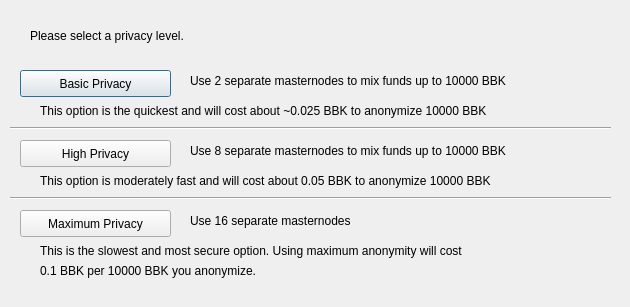
<?xml version="1.0" encoding="UTF-8"?>
<ui version="4.0">
 <class>ObfuscationConfig</class>
 <widget class="QDialog" name="ObfuscationConfig">
  <property name="geometry">
   <rect>
    <x>0</x>
    <y>0</y>
    <width>630</width>
    <height>307</height>
   </rect>
  </property>
  <property name="windowTitle">
   <string>Configure Obfuscation</string>
  </property>
  <widget class="QPushButton" name="buttonBasic">
   <property name="geometry">
    <rect>
     <x>20</x>
     <y>70</y>
     <width>151</width>
     <height>27</height>
    </rect>
   </property>
   <property name="text">
    <string>Basic Privacy</string>
   </property>
  </widget>
  <widget class="QPushButton" name="buttonHigh">
   <property name="geometry">
    <rect>
     <x>20</x>
     <y>140</y>
     <width>151</width>
     <height>27</height>
    </rect>
   </property>
   <property name="text">
    <string>High Privacy</string>
   </property>
  </widget>
  <widget class="QPushButton" name="buttonMax">
   <property name="geometry">
    <rect>
     <x>20</x>
     <y>210</y>
     <width>151</width>
     <height>27</height>
    </rect>
   </property>
   <property name="text">
    <string>Maximum Privacy</string>
   </property>
  </widget>
  <widget class="QLabel" name="label">
   <property name="geometry">
    <rect>
     <x>30</x>
     <y>20</y>
     <width>571</width>
     <height>31</height>
    </rect>
   </property>
   <property name="text">
    <string>Please select a privacy level.</string>
   </property>
  </widget>
  <widget class="QLabel" name="label_2">
   <property name="geometry">
    <rect>
     <x>190</x>
     <y>70</y>
     <width>421</width>
     <height>21</height>
    </rect>
   </property>
   <property name="text">
    <string>Use 2 separate masternodes to mix funds up to 10000 BBK</string>
   </property>
  </widget>
  <widget class="QLabel" name="label_3">
   <property name="geometry">
    <rect>
     <x>190</x>
     <y>140</y>
     <width>411</width>
     <height>21</height>
    </rect>
   </property>
   <property name="text">
    <string>Use 8 separate masternodes to mix funds up to 10000 BBK</string>
   </property>
  </widget>
  <widget class="QLabel" name="label_4">
   <property name="geometry">
    <rect>
     <x>190</x>
     <y>210</y>
     <width>421</width>
     <height>21</height>
    </rect>
   </property>
   <property name="text">
    <string>Use 16 separate masternodes</string>
   </property>
  </widget>
  <widget class="QLabel" name="label_6">
   <property name="geometry">
    <rect>
     <x>40</x>
     <y>100</y>
     <width>561</width>
     <height>21</height>
    </rect>
   </property>
   <property name="text">
    <string>This option is the quickest and will cost about ~0.025 BBK to anonymize 10000 BBK</string>
   </property>
  </widget>
  <widget class="QLabel" name="label_7">
   <property name="geometry">
    <rect>
     <x>40</x>
     <y>170</y>
     <width>561</width>
     <height>21</height>
    </rect>
   </property>
   <property name="text">
    <string>This option is moderately fast and will cost about 0.05 BBK to anonymize 10000 BBK</string>
   </property>
  </widget>
  <widget class="QLabel" name="label_8">
   <property name="geometry">
    <rect>
     <x>40</x>
     <y>240</y>
     <width>561</width>
     <height>21</height>
    </rect>
   </property>
   <property name="text">
    <string>This is the slowest and most secure option. Using maximum anonymity will cost</string>
   </property>
  </widget>
  <widget class="QLabel" name="label_9">
   <property name="geometry">
    <rect>
     <x>40</x>
     <y>260</y>
     <width>561</width>
     <height>21</height>
    </rect>
   </property>
   <property name="text">
    <string>0.1 BBK per 10000 BBK you anonymize.</string>
   </property>
  </widget>
  <widget class="Line" name="line">
   <property name="geometry">
    <rect>
     <x>10</x>
     <y>120</y>
     <width>601</width>
     <height>16</height>
    </rect>
   </property>
   <property name="orientation">
    <enum>Qt::Horizontal</enum>
   </property>
  </widget>
  <widget class="Line" name="line_2">
   <property name="geometry">
    <rect>
     <x>10</x>
     <y>190</y>
     <width>601</width>
     <height>16</height>
    </rect>
   </property>
   <property name="orientation">
    <enum>Qt::Horizontal</enum>
   </property>
  </widget>
 </widget>
 <resources/>
 <connections/>
</ui>
